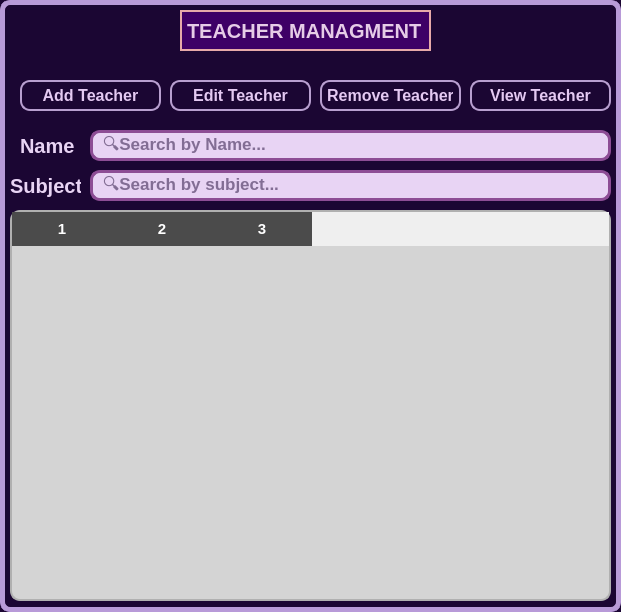
<?xml version="1.0" encoding="UTF-8"?>
<ui version="4.0">
 <class>TeacherManagement</class>
 <widget class="QDialog" name="TeacherManagement">
  <property name="geometry">
   <rect>
    <x>0</x>
    <y>0</y>
    <width>621</width>
    <height>612</height>
   </rect>
  </property>
  <property name="windowTitle">
   <string>Manage Teachers</string>
  </property>
  <property name="styleSheet">
   <string notr="true">QDialog#TeacherManagement {
        background-color:#1B0633;
border:5px solid #B89AD8;
        border-radius: 10%;
}</string>
  </property>
  <widget class="QTableWidget" name="teacherTable">
   <property name="geometry">
    <rect>
     <x>10</x>
     <y>210</y>
     <width>601</width>
     <height>391</height>
    </rect>
   </property>
   <property name="styleSheet">
    <string notr="true">QTableWidget#teacherTable {
      border: 1.5px solid #b0b0b0;  /* Softer grey border */
    border-radius: 10px;
    background-color: #d4d4d4;    /* Lighter table background */
    font-family: 'Segoe UI', sans-serif;
    font-size: 11pt;
    color: #1f1f1f;
    gridline-color: #bcbcbc;      /* Mid grey grid lines */
    alternate-background-color: #e2e2e2;  /* Subtle row alternation */
    selection-background-color: #b0b0b0;  /* Visible selection */
    selection-color: #000000;
    font-weight: 500;
}

QHeaderView::section {
    background-color: #4b4b4b;    /* Darker grey header */
    color: #ffffff;               /* Light font for contrast */
    font-weight: bold;
    font-size: 11pt;
    padding: 6px;
    border: none;
    font-family: 'Segoe UI', sans-serif;
}

QTableWidget QTableCornerButton::section {
   background-color: #8a8a8a;    /* Match header color */
    border: none;
}

QTableWidget::item {
      padding: 8px 10px;
    font-size: 10pt;
    color: #1f1f1f;
    background-color: transparent;
}

QTableWidget::item:selected {
    background-color: #b0b0b0;
    color: #000000;
}
</string>
   </property>
   <property name="columnCount">
    <number>3</number>
   </property>
   <property name="horizontalHeaderLabels" stdset="0">
    <stringlist>
     <string>ID</string>
     <string>Name</string>
     <string>Subject</string>
    </stringlist>
   </property>
   <column/>
   <column/>
   <column/>
  </widget>
  <widget class="QLabel" name="labelSubject">
   <property name="geometry">
    <rect>
     <x>10</x>
     <y>170</y>
     <width>71</width>
     <height>31</height>
    </rect>
   </property>
   <property name="styleSheet">
    <string notr="true">QLabel#labelSubject {
        font-size: 20px;
        color: #E8D4F4 ;
font-weight:700;
}</string>
   </property>
   <property name="text">
    <string>Subject</string>
   </property>
  </widget>
  <widget class="QLabel" name="labelName">
   <property name="geometry">
    <rect>
     <x>20</x>
     <y>130</y>
     <width>71</width>
     <height>31</height>
    </rect>
   </property>
   <property name="styleSheet">
    <string notr="true">QLabel#labelName {
        font-size: 20px;
        color: #E8D4F4 ;
font-weight:700;
}</string>
   </property>
   <property name="text">
    <string>Name</string>
   </property>
  </widget>
  <widget class="QLineEdit" name="subjectLineEdit">
   <property name="geometry">
    <rect>
     <x>90</x>
     <y>170</y>
     <width>521</width>
     <height>31</height>
    </rect>
   </property>
   <property name="styleSheet">
    <string notr="true">QLineEdit#subjectLineEdit {
    color:#1B0633;
    border: 3px solid #8d4d95;
    border-radius: 10px;
        font-size: 17px;
font-weight: 570;
padding: 0px 8px 0px 8px;
background-color: #E8D4F4 ;

}
</string>
   </property>
   <property name="text">
    <string/>
   </property>
   <property name="placeholderText">
    <string>🔍Search by subject...</string>
   </property>
  </widget>
  <widget class="QLineEdit" name="nameLineEdit">
   <property name="geometry">
    <rect>
     <x>90</x>
     <y>130</y>
     <width>521</width>
     <height>31</height>
    </rect>
   </property>
   <property name="styleSheet">
    <string notr="true">QLineEdit#nameLineEdit {
     color:#1B0633;
    border: 3px solid #8d4d95;
    border-radius: 10px;
        font-size: 17px;
font-weight: 570;
padding: 0px 8px 0px 8px;
background-color: #E8D4F4 ;
}
</string>
   </property>
   <property name="text">
    <string/>
   </property>
   <property name="placeholderText">
    <string>🔍Search by Name...</string>
   </property>
  </widget>
  <widget class="QPushButton" name="editTeacherButton">
   <property name="geometry">
    <rect>
     <x>170</x>
     <y>80</y>
     <width>141</width>
     <height>31</height>
    </rect>
   </property>
   <property name="styleSheet">
    <string notr="true">QPushButton#editTeacherButton {
   border: 1.5px solid #B89FD0;
    border-radius: 10px;
    padding: 6px;
    font-size: 16px;
background: qlineargradient(x1:0, y1:0, x2:1, y2:1,
                            stop:0 rgb(95, 2, 95),
                            stop:1 rgb(216, 181, 221));
color:#e4c9f2;
font-weight:700;
}

QPushButton#editTeacherButton:hover {

   background-color: #69166f;
}

</string>
   </property>
   <property name="text">
    <string>Edit Teacher</string>
   </property>
  </widget>
  <widget class="QPushButton" name="viewTeacherButton">
   <property name="enabled">
    <bool>true</bool>
   </property>
   <property name="geometry">
    <rect>
     <x>470</x>
     <y>80</y>
     <width>141</width>
     <height>31</height>
    </rect>
   </property>
   <property name="styleSheet">
    <string notr="true">QPushButton#viewTeacherButton {
     border: 1.5px solid #B89FD0;
    border-radius: 10px;
    padding: 6px;
    font-size: 16px;
background: qlineargradient(x1:0, y1:0, x2:1, y2:1,
                            stop:0 rgb(95, 2, 95),
                            stop:1 rgb(216, 181, 221));
color:#e4c9f2;
font-weight:700;
}

QPushButton#viewTeacherButton:hover {

   background-color: #69166f;
}

</string>
   </property>
   <property name="text">
    <string>View Teacher</string>
   </property>
  </widget>
  <widget class="QPushButton" name="removeTeacherButton">
   <property name="geometry">
    <rect>
     <x>320</x>
     <y>80</y>
     <width>141</width>
     <height>31</height>
    </rect>
   </property>
   <property name="styleSheet">
    <string notr="true">QPushButton#removeTeacherButton {
  border: 1.5px solid #B89FD0;
    border-radius: 10px;
    padding: 6px;
    font-size: 16px;
background: qlineargradient(x1:0, y1:0, x2:1, y2:1,
                            stop:0 rgb(95, 2, 95),
                            stop:1 rgb(216, 181, 221));
color:#e4c9f2;
font-weight:700;
}

QPushButton#removeTeacherButton:hover {


   background-color: #69166f;
}

</string>
   </property>
   <property name="text">
    <string>Remove Teacher</string>
   </property>
  </widget>
  <widget class="QPushButton" name="addTeacherButton">
   <property name="geometry">
    <rect>
     <x>20</x>
     <y>80</y>
     <width>141</width>
     <height>31</height>
    </rect>
   </property>
   <property name="styleSheet">
    <string notr="true">QPushButton#addTeacherButton {
    border: 1.5px solid #B89FD0;
    border-radius: 10px;
    padding: 6px;
    font-size: 16px;
background: qlineargradient(x1:0, y1:0, x2:1, y2:1,
                            stop:0 rgb(95, 2, 95),
                            stop:1 rgb(216, 181, 221));
color:#e4c9f2;
font-weight:700;
}

QPushButton#addTeacherButton:hover {

   background-color: #69166f;
}

</string>
   </property>
   <property name="text">
    <string>Add Teacher</string>
   </property>
  </widget>
  <widget class="QLabel" name="label">
   <property name="geometry">
    <rect>
     <x>180</x>
     <y>10</y>
     <width>251</width>
     <height>41</height>
    </rect>
   </property>
   <property name="styleSheet">
    <string notr="true">QLabel#label {
  background-color: #3E0066;
  color: #E6CCE7;
  border: 2px solid #E7A9A9;
  font-weight: bold;
  font-size: 20px;
  text-align: center;

}</string>
   </property>
   <property name="text">
    <string>TEACHER MANAGMENT</string>
   </property>
  </widget>
 </widget>
 <resources/>
 <connections/>
</ui>
